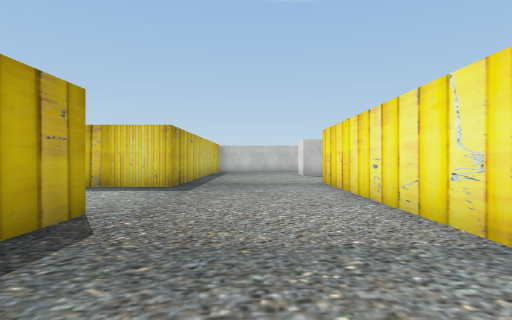
[1] (above)

22 first-person views from a walk through a Unity game level. The camera is 1.3 m above the floor, looks level and sees 75° across. Doors are open. The floor is counted in squares, 2 m on a side. Each view is taken from the middle of a square. On the plan, view 1 faces up. The plan holds only what a view shows up to about 10 squares ahead; the rest is blank. The place goes on beyond the plan. The player character is not drawn. Some surface patterns are stand-ins.

[2]
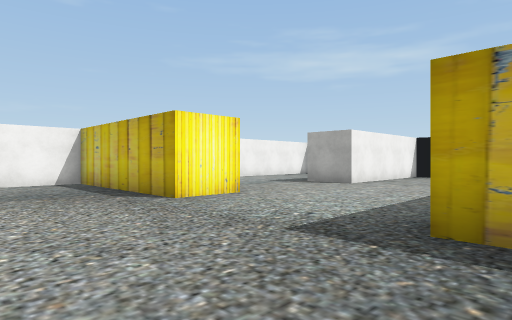

[3]
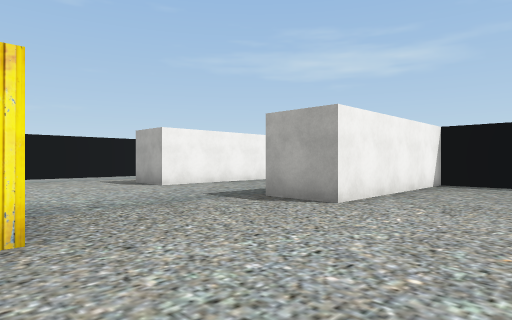

[4]
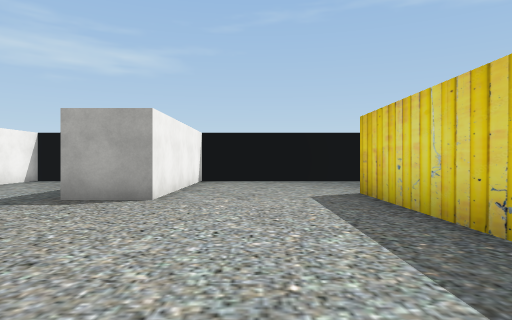

[5]
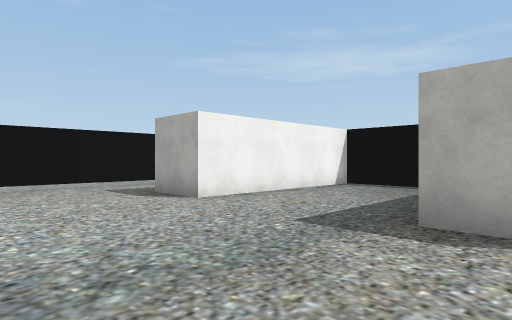

[6]
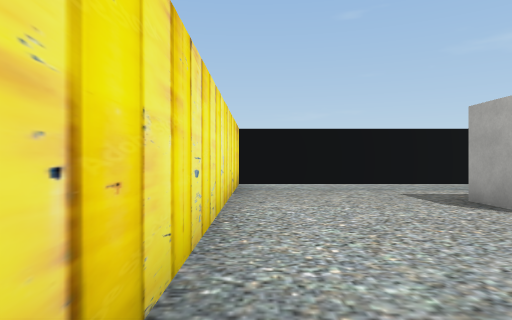

[7]
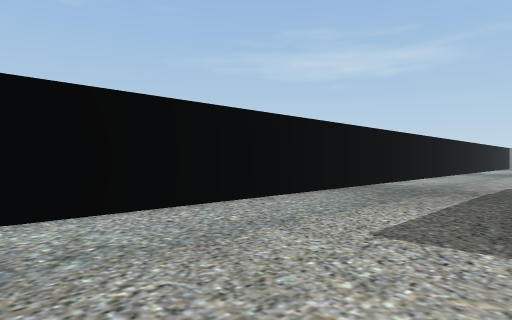

[8]
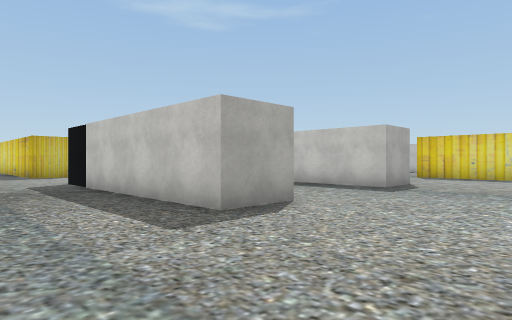

[9]
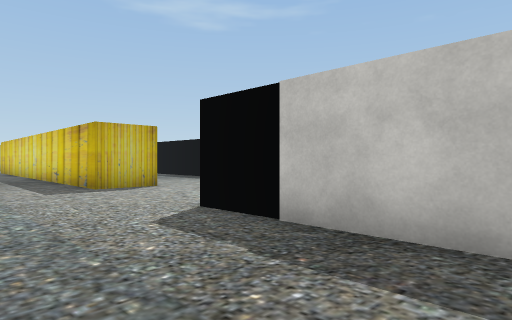

[10]
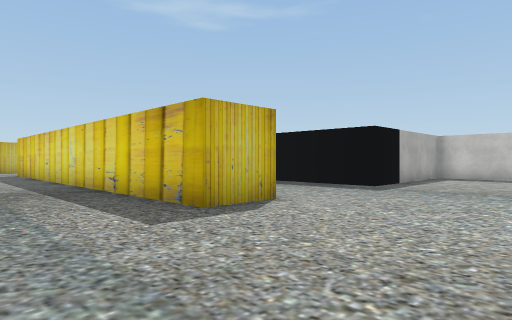

[11]
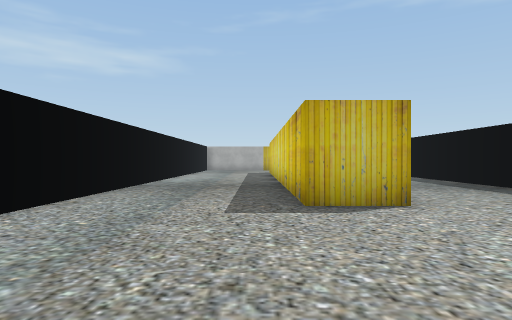

[12]
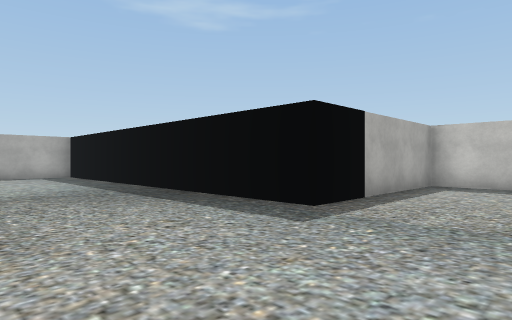

[13]
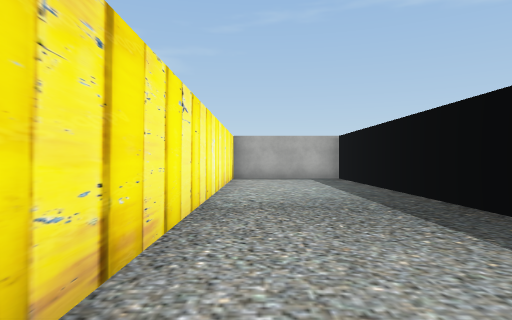

[14]
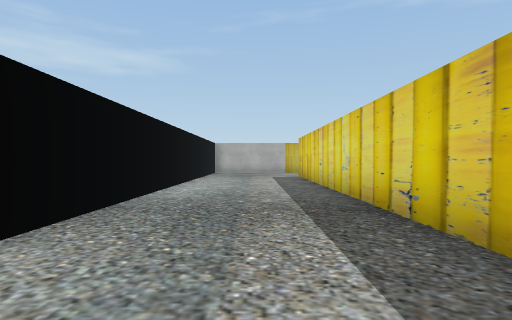

[15]
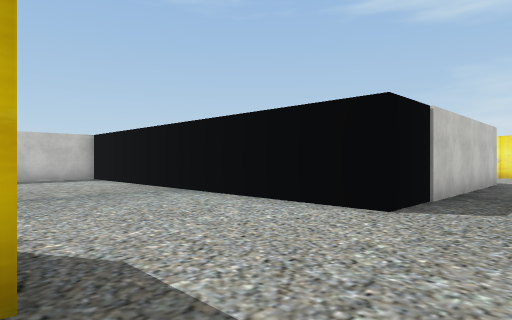

[16]
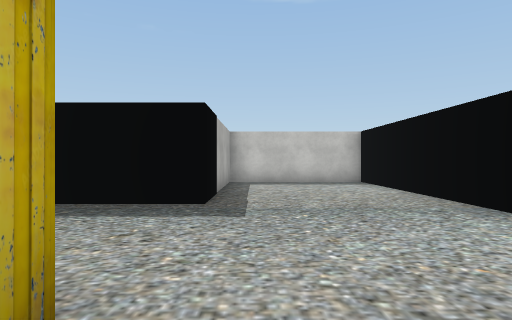

[17]
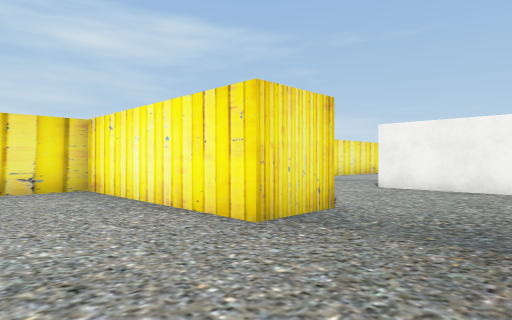

[18]
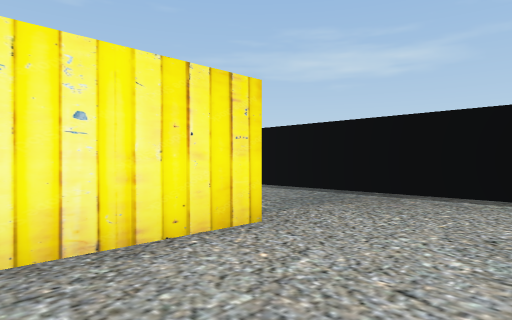

[19]
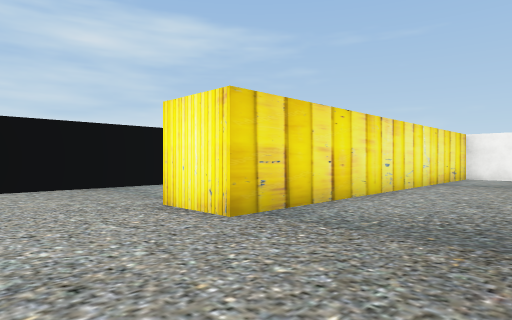

[20]
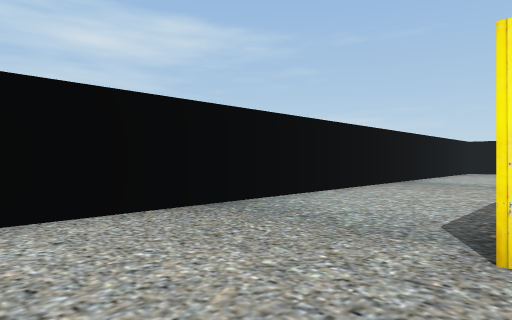

[21]
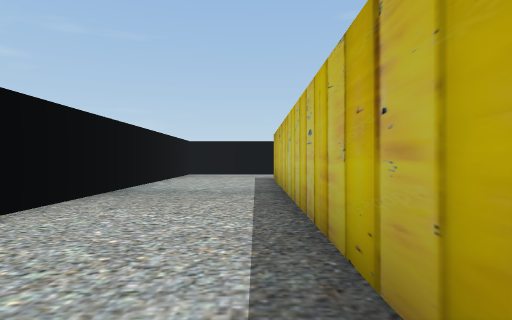

[22]
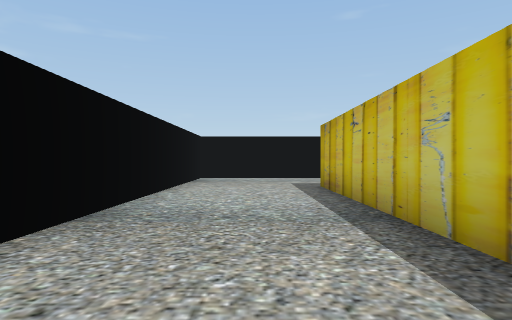

### Floor plan
Points are (right, up) in squares from view 1. A wall is a line through its corners. A room is listed if a view was taken in it or the views show most of it. See-through windows are left out.
Room 1 (views 1, 2, 3, 4, 5, 6, 7, 8, 9, 10, 11, 12, 13, 14, 15, 16, 17, 18, 19, 20, 21, 22)
walls: (-12.4, 1.1) (-12.4, -0.8) (-7.4, -0.8) (-7.4, -2.3) (-13.9, -2.3); (-3.6, 4) (-2, 4) (-2, -0.8) (-0.2, -0.8); (-13.9, -0.2) (-13.9, 8) (-17.7, 8) (-17.7, 2.9) (-27, 2.9); (-3.5, -5.6) (-3.5, 2.5); (1.9, 0.8) (1.9, 9.5) (3.5, 9.5); (-2, 10) (-2, 8) (-8.5, 8) (-8.5, 9.5) (-3.5, 9.5) (-3.5, 11.1); (-17.7, -0.8) (-17.7, -2.3) (-27, -2.3); (-14.1, -6.1) (-3.5, -6.1); (-12.4, 11.2) (-12.4, 4.3) (-7.4, 4.3) (-7.4, 2.9) (-10.2, 2.9); (3.4, 8.2) (3.4, -2.2); (7, -4) (7, 11); (-26.8, -0.8) (-18, -0.8); (-27, -6.1) (-17.6, -6.1)

Positions as (right, up) in squares from view 1, and headings:
1: (0, 0), facing up
2: (1, 9), facing down-left
3: (-3, 7), facing down-left
4: (-2, 6), facing left
5: (-4, 4), facing down-left
6: (-4, 3), facing down
7: (-4, -2), facing down-left
8: (-4, -5), facing up-left
9: (-10, -5), facing up-left
10: (-14, -5), facing up-left
11: (-13, -3), facing left
12: (-15, -1), facing up-left
13: (-17, 0), facing left
14: (-17, -4), facing left
15: (-18, -4), facing up-right
16: (-17, -2), facing up
17: (-11, 12), facing down-right
18: (-6, 12), facing down-left
19: (-1, 12), facing down-right
20: (3, 12), facing down-right
21: (4, 9), facing down
22: (5, 6), facing down
